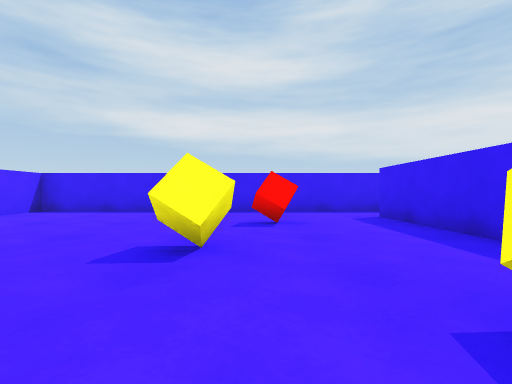
view 1 (above)

18 first-person views from a walk through a scene from a Unity 3-D project. The camera is 0.51 m above the floor, looks level and sees 85° across. The floor is counted in squares, 1 m on a side. Each view is taken from the middle of a square. On the plan, view 1 faces up. The plan holds only what a view shows up to about 9 squares ahead; the rest is blank. The place goes on beyond the plan.

view 2
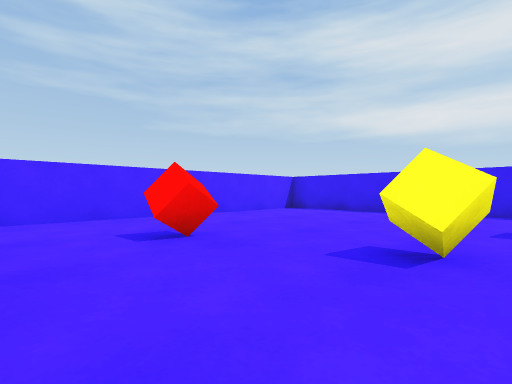

view 3
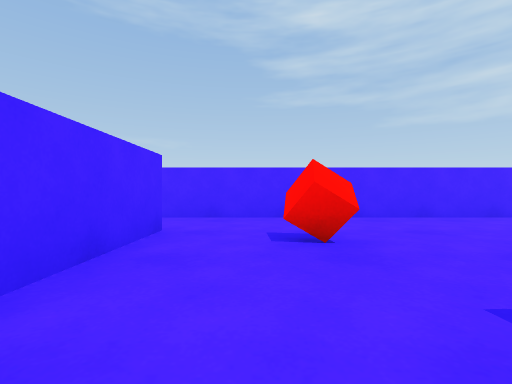

view 4
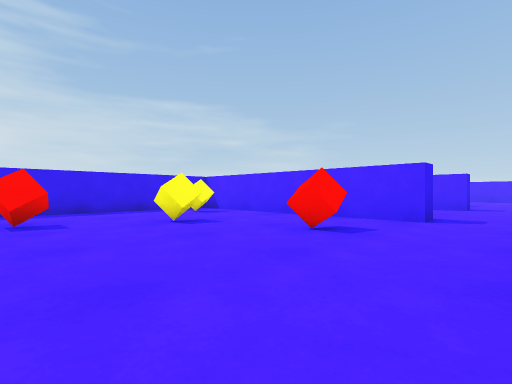

view 5
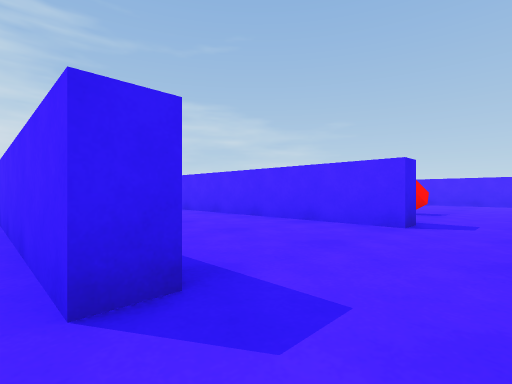

view 6
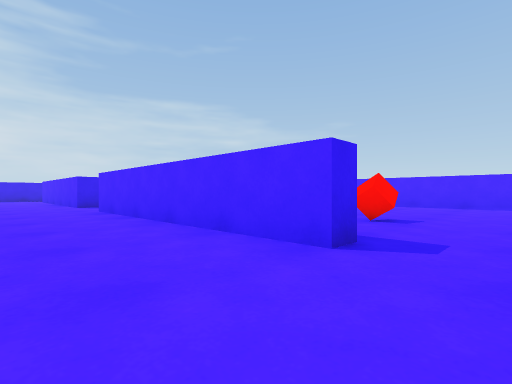

view 7
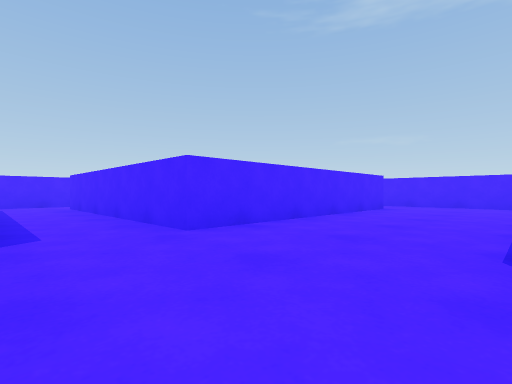

view 8
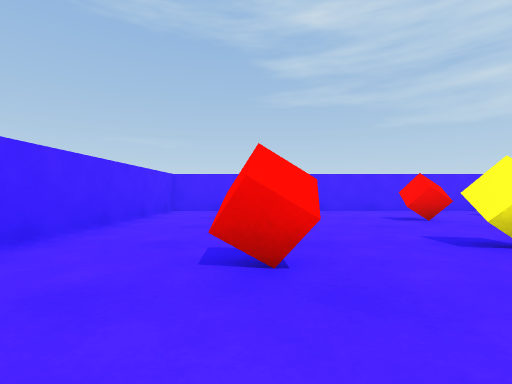

view 9
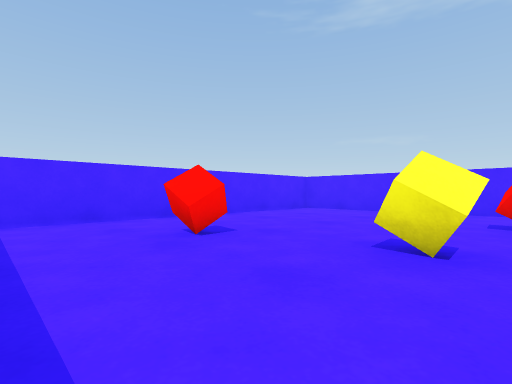

view 10
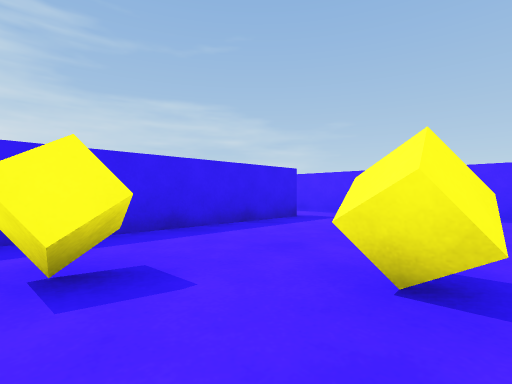

view 11
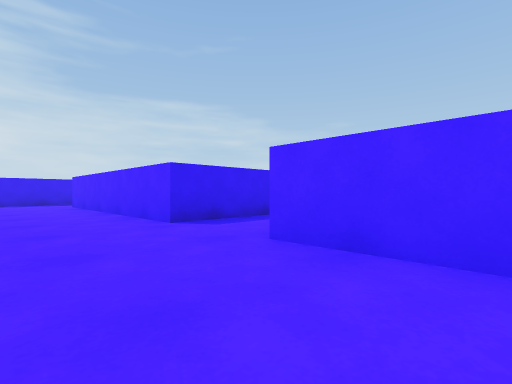

view 12
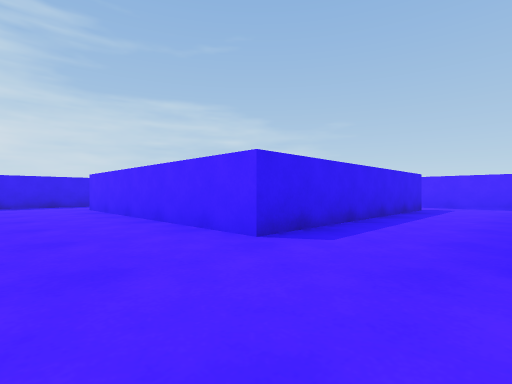

view 13
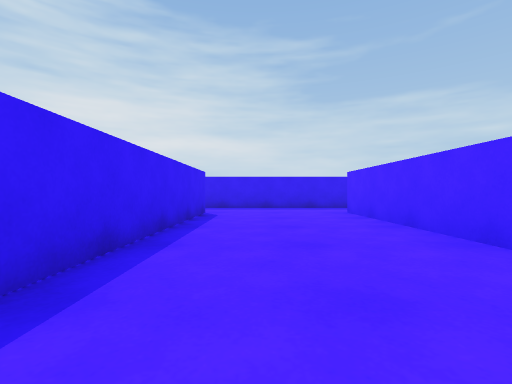

view 14
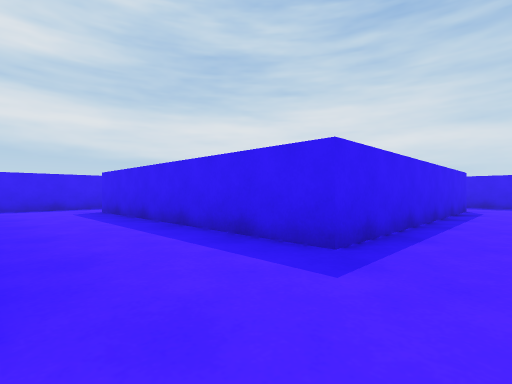

view 15
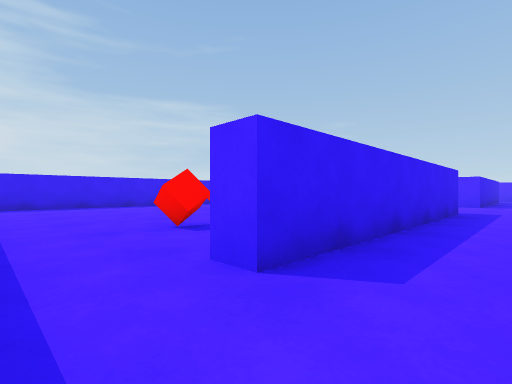

view 16
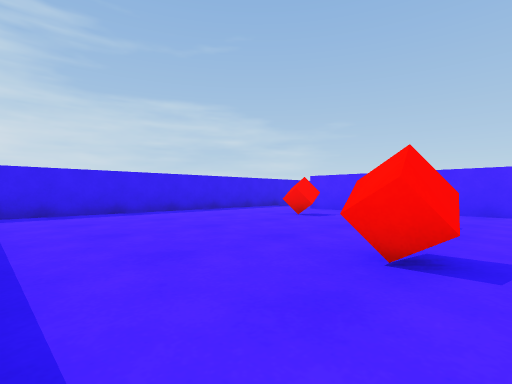

view 17
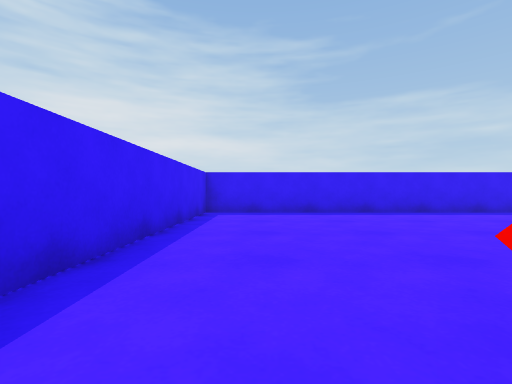

view 18
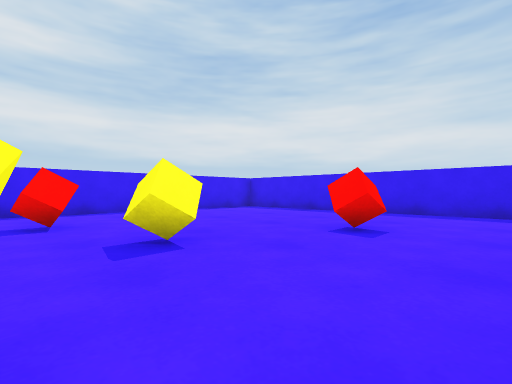

### Floor plan
Ten units are one square. View 1 is at (0, 0); x grows to the right and y downward. Boxes are objects, and circles mark ways between rooms. Rooms are numbered by the first view taken in them; rooms with no view inside come last. Other rooms are left out.
<svg viewBox="-61 -77 205 204">
<path fill="none" stroke="#000" d="M-24 -72 -56 -72 -56 5M-37 8 -37 3 25 3 25 -58M26 -72 -6 -72M119 8 52 8 52 -57 58 -57M-37 48 -37 43 30 43 30 108M52 108 52 43 119 43M58 -72 26 -72M-56 5 -56 45M35 122 55 122M139 50 139 5M25 108 25 61M-56 45 -56 122 35 122M104 3 119 3M72 3 85 3M139 5 139 -72 72 -72"/>
<rect x="-35" y="-25" width="10" height="10" fill="#bbb"><title>red cube</title></rect>
<rect x="-15" y="-25" width="10" height="10" fill="#bbb"><title>yellow cube</title></rect>
<rect x="-5" y="-55" width="10" height="10" fill="#bbb"><title>red cube</title></rect>
<rect x="5" y="-15" width="10" height="10" fill="#bbb"><title>yellow cube</title></rect>
<rect x="-35" y="65" width="10" height="10" fill="#bbb"><title>red cube</title></rect>
<rect x="-15" y="75" width="10" height="10" fill="#bbb"><title>yellow cube</title></rect>
<rect x="-5" y="95" width="10" height="10" fill="#bbb"><title>red cube</title></rect>
<rect x="5" y="55" width="10" height="10" fill="#bbb"><title>yellow cube</title></rect>
<rect x="65" y="-15" width="10" height="10" fill="#bbb"><title>yellow cube</title></rect>
<rect x="75" y="-35" width="10" height="10" fill="#bbb"><title>yellow cube</title></rect>
<rect x="75" y="-55" width="10" height="10" fill="#bbb"><title>red cube</title></rect>
<rect x="105" y="-25" width="10" height="10" fill="#bbb"><title>red cube</title></rect>
<circle cx="-45" cy="10" r="3" fill="#2a7"/>
<circle cx="30" cy="-65" r="3" fill="#2a7"/>
<circle cx="-45" cy="50" r="3" fill="#2a7"/>
<circle cx="30" cy="115" r="3" fill="#2a7"/>
<circle cx="125" cy="10" r="3" fill="#2a7"/>
<circle cx="60" cy="-65" r="3" fill="#2a7"/>
<text x="-20" y="-40">1</text>
<text x="40" y="20">2</text>
<text x="-10" y="90">3</text>
<text x="100" y="-40">4</text>
</svg>
Room 1 opens to room 2. Room 2 opens to room 3. Room 2 opens to room 4.

Where each view was taken, in squares from view 1:
view 1: 0 up, 0 right, facing up
view 2: 0 up, 0 right, facing up-left
view 3: 1 up, 0 right, facing left
view 4: 5 up, 5 left, facing down-right
view 5: 0 up, 5 left, facing down-right
view 6: 2 down, 5 left, facing down-right
view 7: 1 down, 5 right, facing down-left
view 8: 10 down, 2 right, facing left
view 9: 7 down, 2 right, facing down-left
view 10: 6 down, 1 left, facing down-right
view 11: 2 down, 1 right, facing down-right
view 12: 2 down, 3 right, facing down-right
view 13: 2 down, 5 right, facing right
view 14: 2 down, 3 right, facing up-right
view 15: 7 up, 4 right, facing down-right
view 16: 7 up, 7 right, facing down-right
view 17: 6 up, 7 right, facing right
view 18: 0 up, 7 right, facing up-right
